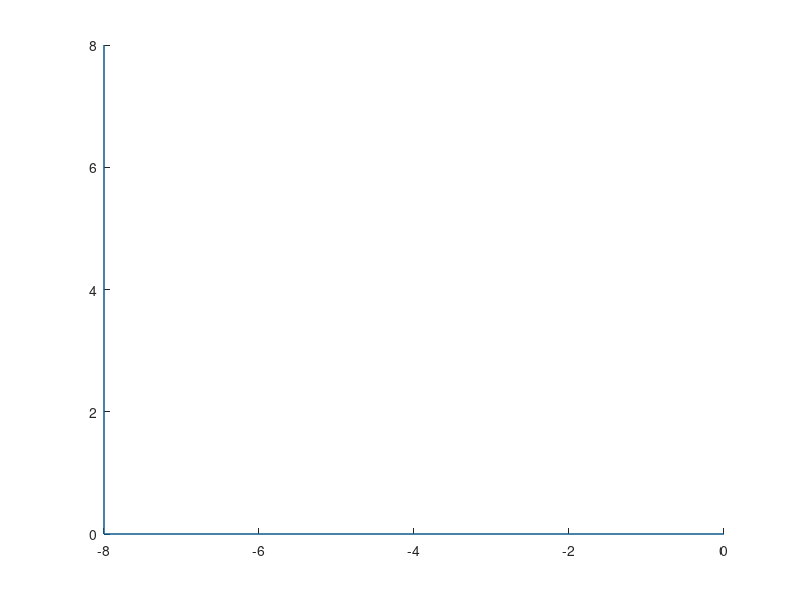

Source code (MATLAB): (Note: this script raises an error after producing the figure.)
clc; close all; clear;

%test of math
% x = 0:.01:365;
% y1 = sind(x);
% y2 = cosd(x);
% plot(x,[y1;y2]); legend('sin','cos')

%right, up
%xdis = 8; ydis = 8;line([0 xdis],[0 0]); line([xdis xdis],[0 ydis])

%left, up
xdis = -8; ydis = 8;line([0 xdis],[0 0]); line([xdis xdis],[0 ydis])
hold on
h = sqrt(xdis^2 + ydis^2)

alpha = acosd(xdis/h) - 90
%angle to h
plotAngle(alpha,0,0)
%angle needed to rotate to go home
rotatesparki = alpha-180
%plotAngle(rotatesparki,xdis,ydis)

sparkidir = 0; %in degrees
sparkidir = sparkidir + rotatesparki
plotAngle(rotatesparki,xdis,ydis)